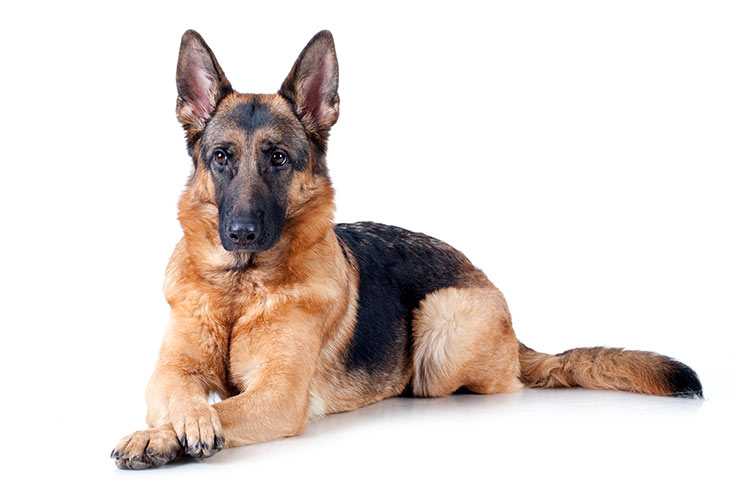
#> input picture ResNet_VGG_Inception/gs.jpg, 729 x 486 px, given in place of the camera
$ jupyter execute --allow-errors 'Face Recognition.ipynb'
#> lines starting #> are read from the running program, lines starting #| are printed output that depends on the picture; after the words box and inside, x2 and y2 are one past the last pixel; in counts of white or black regions, pixels touching at a corner belong together
[cell 1]
import cv2

[cell 2]
faceClassifier = cv2.CascadeClassifier('haarcascade_frontalface_default.xml')

[cell 3]
# Load functions
def face_extractor(img):
    # Function detects faces and returns the cropped face
    # If no face detected, it returns the input image

    gray = cv2.cvtColor(img,cv2.COLOR_BGR2GRAY)
    faces = faceClassifier.detectMultiScale(gray, 1.3, 5)

    if faces is ():
        return None

    # Crop all faces found
    for (x,y,w,h) in faces:
        cropped_face = img[y:y+h, x:x+w]

    return cropped_face


    # Initialize Webcam
image_capture = cv2.VideoCapture(0)
count = 0

#directory creation...
parent_path = "C://Users//dasaw//Documents//python//Facerecognition//"
name = input("Enter your name : ")
#> the answer given: ../ResNet_VGG_Inception/gs.jpg
#> (the rest of this cell did not finish here and is left out)

[cell 4]
image_capture.release()

[cell 5]
#Model Training

[cell 6]
import cv2
import numpy as np
import os
from os import listdir
from os.path import isfile, join

#filepath = "C://Users//dasaw//Documents//python//"
parent_path = "C://Users//dasaw//Documents//python//Facerecognition//"
name = input("Enter your name : ")
#> the answer given: ../ImageProcessing/Python.jpg
#> further down, frame is the input picture: shape (486, 729, 3); mean B, G, R 210, 215.1, 225.2
filepath = os.path.join(parent_path,name)

#> (the rest of this cell did not finish here and is left out)

[cell 7]
#Model predicting and functionality

[cell 8]
import cv2
import numpy as np
import os

face_classifier = cv2.CascadeClassifier('haarcascade_frontalface_default.xml')

def face_detector(img, size = 0.5):
#> called with size = 0.5
    gray_image = cv2.cvtColor(img, cv2.COLOR_BGR2GRAY)
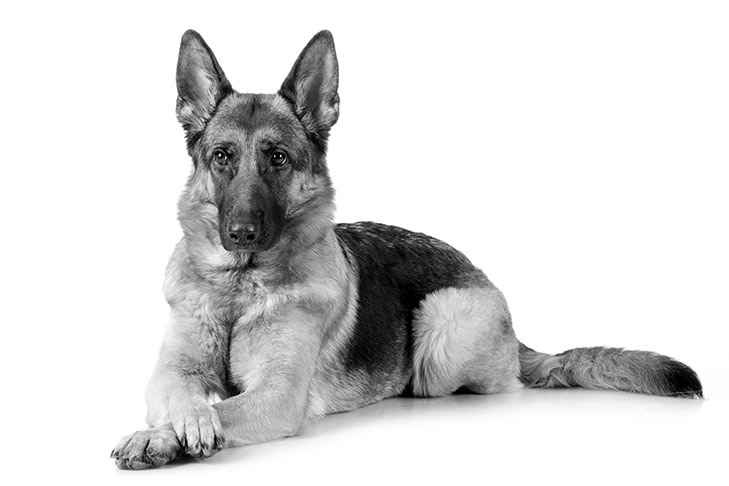
#> gray_image: shape (486, 729); min 0, max 255, mean 217.5
    faces = face_classifier.detectMultiScale(gray_image,1.3,5)
#> faces = [[162, 95, 174, 174]]
    if faces is ():
        return img, []
    for (x,y,w,h) in faces:
        cv2.rectangle(img,(x,y),(x+w,y+h),(0,255,255),2)
        cropped= img[y:y+h, x:x+w]
        cropped = cv2.resize(cropped, (200, 200))
#> this loop made 1 pass
#> pass 1, in face_detector, `cropped= img[y:y+h, x:x+w]`:
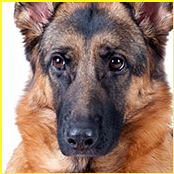
#> cropped: shape (174, 174, 3); mean B, G, R 106, 123.7, 150
#> pass 1, in face_detector, `cropped = cv2.resize(cropped, (200, 200))`:
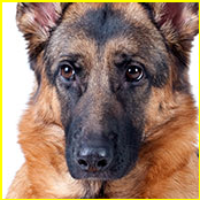
#> cropped: shape (200, 200, 3); mean B, G, R 105.8, 123.6, 150
#> after the loop:
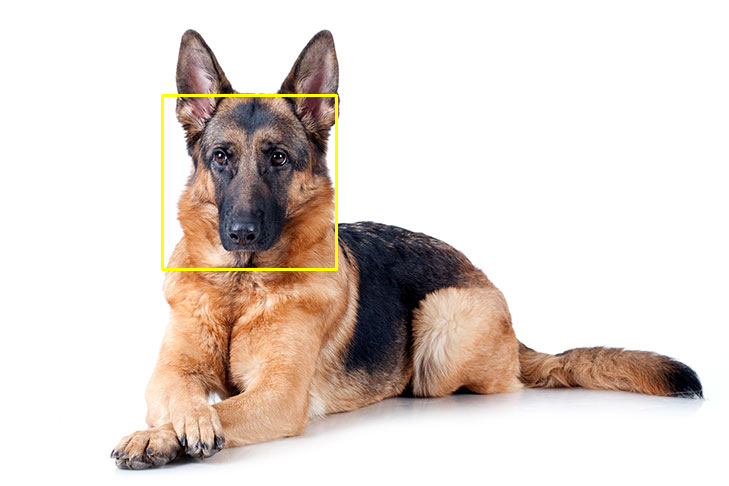
#> img: shape (486, 729, 3); 0.59% of pixels changed, all inside (x1, y1, x2, y2) = (161, 94, 338, 271)
    return img, cropped

cap = cv2.VideoCapture(0)

while True:

    ret, frame = cap.read()

    image, face = face_detector(frame)

    try:
        face = cv2.cvtColor(face, cv2.COLOR_BGR2GRAY)
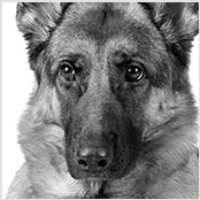
#> face: shape (200, 200); min 0, max 255, mean 129.5

        # Pass face to prediction model
        # "results" comprises of a tuple containing the label and the confidence value
        results = model.predict(face)
        print(results)
        if results[1] < 500:
            confidence = int( 100 * (1 - (results[1])/400) )
            display_string = str(confidence) + '% Confident it is User'

        cv2.putText(image, display_string, (100, 120), cv2.FONT_HERSHEY_COMPLEX_SMALL, 1, (255,120,150), 2)

        if confidence > 90:
            #os.system("docker run  -d -i -t --name vimalos ubuntu:latest")
            cv2.putText(image, "Hey Darsh", (250, 450), cv2.FONT_HERSHEY_COMPLEX_SMALL, 1, (0,255,0), 2)
            cv2.imshow('Face Recognition', image )
            #break
            #webbrowser.open('http://google.com/')

        else:
            cv2.putText(image, "Go away", (250, 450), cv2.FONT_HERSHEY_COMPLEX_SMALL, 1, (0,0,255), 2)
            cv2.imshow('Face Recognition', image )

    except:
        cv2.putText(image, "No Face Found", (220, 120) , cv2.FONT_HERSHEY_COMPLEX_SMALL, 1, (0,0,255), 2)
        cv2.putText(image, "Locked", (250, 450), cv2.FONT_HERSHEY_COMPLEX, 1, (0,0,255), 2)
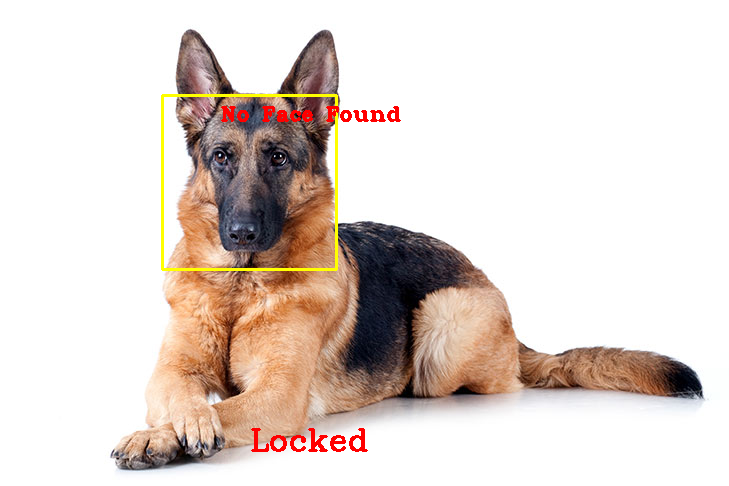
#> image: shape (486, 729, 3); mean B, G, R 207.8, 214.3, 225.9
        cv2.imshow('Face Recognition', image )
        pass

    if cv2.waitKey(1) == 13: #13 is the Enter Key
#> (key Esc is pressed here)
        break

cap.release()
cv2.destroyAllWindows()
